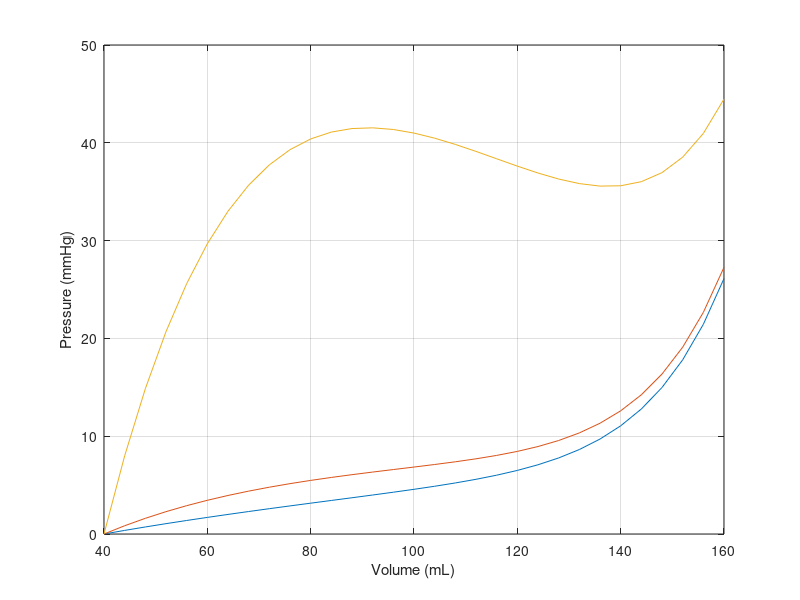

MATLAB code for this plot:
clear; figure(1); clf

 
% Parameters

alpha =11.5; % unitless

beta = 1.5; % unitless

a = 159.9; % Pa

b = 7.99e-3; % Pa

c = 3.49e3; % Pa

Vn = 1e-4; % m^3 100 mL (set to arbitrary value)

gamma = 0.40; % unitless (set to arbitrary value)

len = 0.1; % m (length of vessel)

V0 = gamma*Vn;

L0 = sqrt(4*pi*V0/len); % calculate L0 from V0

 

V = (1:0.1:4)*V0; % range of volumes (m^3)

 

% Computing pressure at each V(i), with phi 0

for i = 1:length(V)

  L = sqrt(4*pi*V(i)/len); % circumference

  r = L/(2*pi); % radius

  f = L*(L-L0)/L0;

  g = L0*(exp(alpha*((L-L0))/L0)-1);

  h = (L-L0)*exp(-beta*((L-L0)/L0 )^2);

  T_P = a*f + b*g;

  T_A = max(0,(0-0.2)/0.8)*c*h;

  P(i) = (T_P + T_A)/r;

end

 

% plot volume (in mL) vs. pressure (mmHg)

figure(1); plot(V.*1e6,P*0.00750062); grid on; hold on;

ylabel('Pressure (mmHg)');

xlabel('Volume (mL)');

 

% Computing pressure at each V(i), with phi 0.25

for i = 1:length(V)

  L = sqrt(4*pi*V(i)/len); % circumference

  r = L/(2*pi); % radius

  f = L*(L-L0)/L0;

  g = L0*(exp(alpha*((L-L0))/L0)-1);

  h = (L-L0)*exp(-beta*((L-L0)/L0 )^2);

  T_P = a*f + b*g;

  T_A = max(0,(0.25-0.2)/0.8)*c*h;

  P(i) = (T_P + T_A)/r;

end

 

% plot volume (in mL) vs. pressure (mmHg)

figure(1); plot(V.*1e6,P*0.00750062); grid on; hold on;

ylabel('Pressure (mmHg)');

xlabel('Volume (mL)');

 

% Computing pressure at each V(i), with phi 1.0

for i = 1:length(V)

  L = sqrt(4*pi*V(i)/len); % circumference

  r = L/(2*pi); % radius

  f = L*(L-L0)/L0;

  g = L0*(exp(alpha*((L-L0))/L0)-1);

  h = (L-L0)*exp(-beta*((L-L0)/L0 )^2);

  T_P = a*f + b*g;

  T_A = max(0,(1.0-0.2)/0.8)*c*h;

  P(i) = (T_P + T_A)/r;

end

 

% plot volume (in mL) vs. pressure (mmHg)

figure(1); plot(V.*1e6,P*0.00750062); grid on; hold on;

ylabel('Pressure (mmHg)');

xlabel('Volume (mL)');